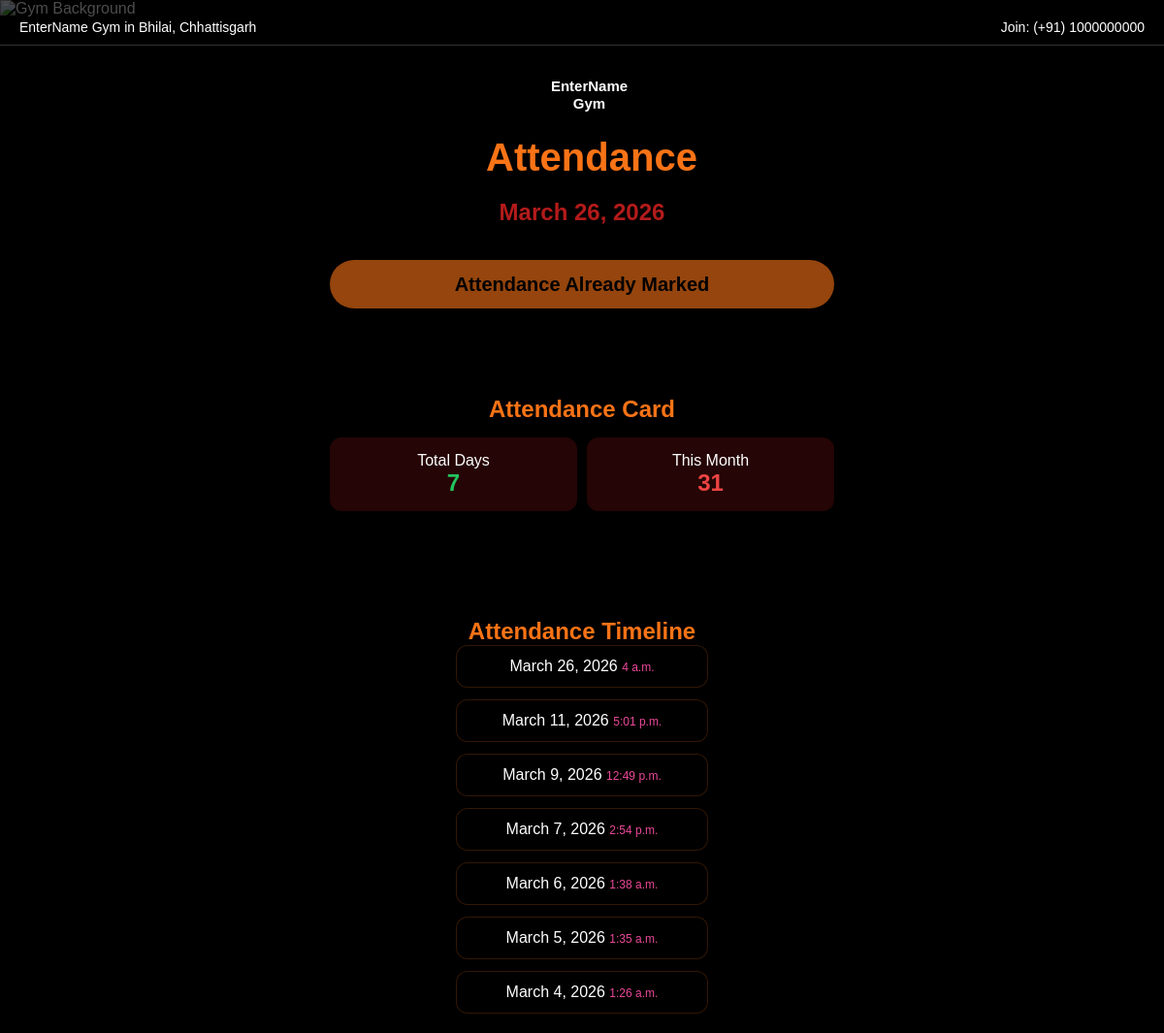
Page /attendence/ (signed in) on the committed database.
### AuthFit/models.py (models this page shows, shortened)
class Attendence(models.Model):
    user = models.ForeignKey(User, on_delete=models.CASCADE)
    date = models.DateField(default=timezone.localdate)
    timestamp = models.TimeField(auto_now_add=True)
    class Meta:
        unique_together = ('user','date')

### AuthFit/views.py (the view, shortened to what this page needs)
# urls.py: path('attendence/',views.attendence , name = "attendence"),
def attendence(request):
    today = timezone.localdate()
    user = request.user
    already_mark = Attendence.objects.filter(
        user=user,
        date=today
    ).exists()
    attendence = Attendence.objects.filter(user = user).order_by('-date')
    attended= Attendence.objects.filter(user = user).order_by('-date')[:7]
    total_days = attendence.count()
    monthly_days = calendar.monthrange(today.year ,today.month)[1]
    return render(request, 'attendence.html', {
        'already_mark': already_mark,
        'attended':attended,
        'total_days':total_days,
        'monthly_days':monthly_days,
        'today':today
    })

### templates/attendence.html (shortened to what this page needs)
{% extends "base.html" %}
{% load static %}
{% block heading %}Attendance{% endblock %}
{% block link %}
<link rel="stylesheet" href="{% static 'css/attendence.css' %}" />
{% endblock %}
{% block content %}
<div class="attendance-container hero-animate">
  <div class="date-box">
    <h2>{{ today }}</h2>
  </div>
  <div class="card">
    <form method="POST">
      <button type="submit" {% if already_mark %}disabled{% endif %} class="btn">
        {% if already_mark %}
          Attendance Already Marked
        {% else %}
          Mark Attendance
        {% endif %}
      </button>
    </form>
    <h2 class="heading">Attendance Card</h2>
    <div class="stats">
      <div class="stat-box">
        <p>Total Days</p>
        <h2 class="green">{{ total_days }}</h2>
      </div>
      <div class="stat-box">
        <p>This Month</p>
        <h2 class="red">{{ monthly_days }}</h2>
      </div>
    </div>
  </div>
  <div class="timeline">
    <h2 class="heading">Attendance Timeline</h2>
    <div class="timeline-list">
      {% for a in attended %}
      <div class="timeline-item">
        <p>
          {{ a.date }}
          <span class="time">{{ a.timestamp }}</span>
        </p>
      </div>
      {% empty %}
      <div class="empty">No attendance history yet</div>
      {% endfor %}
    </div>
  </div>
</div>
{% endblock %}

### static/css/base.css (style rules this page uses)
body { margin: 0; font-family: "Inter", sans-serif; background: black; color: white; }
.hero-animate { animation: heroReveal 1.5s ease-out forwards; }

### static/css/attendence.css (style rules this page uses)
* { margin: 0; padding: 0; box-sizing: border-box; }
body { background: #000; font-family: Arial, sans-serif; color: #fff; }
.attendance-container { max-width: 600px; margin: auto; padding: 20px; }
.date-box { text-align: center; margin-bottom: 15px; }
.date-box h2 { color: #b91c1c; }
.card { background: rgba(0,0,0,0.6); backdrop-filter: blur(10px); padding: 20px; border-radius: 15px; box-shadow: 0 20px 60px rgba(0,0,0,0.6); }
.btn { width: 100%; height: 50px; background: #f97316; color: black; padding: 12px; border: none; border-radius: 50px; font-weight: bold; cursor: pointer; transition: 0.3s; font-size: 20px; }
.btn:disabled { opacity: 0.6; cursor: not-allowed; }
.heading { text-align: center; margin-top: 90px; color: #f97316; }
.stats { display: grid; grid-template-columns: 1fr 1fr; gap: 10px; margin-top: 15px; }
.stat-box { background: rgba(185, 28, 28, 0.2); padding: 15px; border-radius: 12px; text-align: center; }
.green { color: #22c55e; }
.red { color: #ef4444; }
.timeline { margin-top: 30px; }
.timeline-list { display: flex; flex-direction: column; align-items: center; gap: 12px; }
.timeline-item { width: 100%; max-width: 260px; background: rgba(0,0,0,0.5); border: 1px solid rgba(249,115,22,0.2); padding: 12px; border-radius: 12px; text-align: center; }
.time { color: #ec4899; font-size: 12px; }

### rows in the picture
Attendence: date "March 26, 2026", timestamp "4 a.m."
Attendence: date "March 11, 2026", timestamp "5:01 p.m."
Attendence: date "March 9, 2026", timestamp "12:49 p.m."
Attendence: date "March 7, 2026", timestamp "2:54 p.m."
Attendence: date "March 6, 2026", timestamp "1:38 a.m."
Attendence: date "March 5, 2026", timestamp "1:35 a.m."
Attendence: date "March 4, 2026", timestamp "1:26 a.m."

### other values in the picture
{{ total_days }} "7"
{{ monthly_days }} "31"
